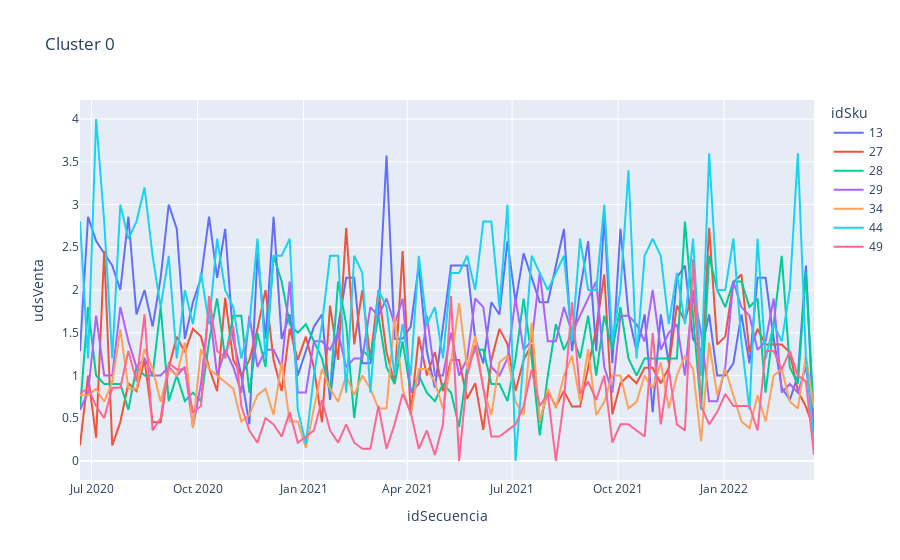
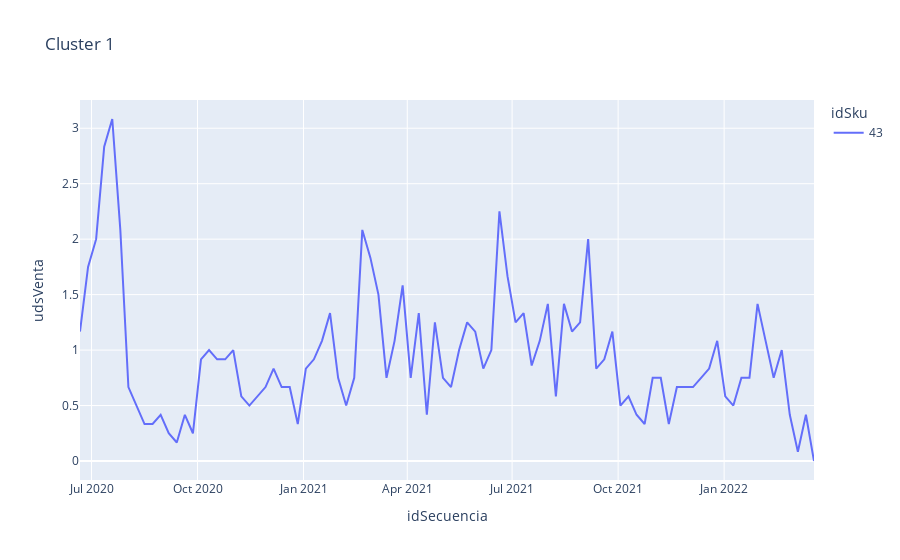
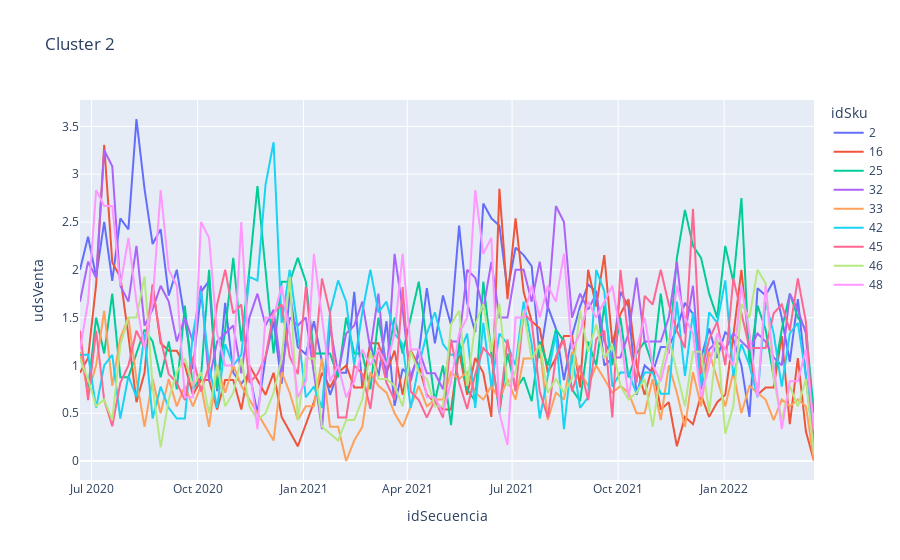
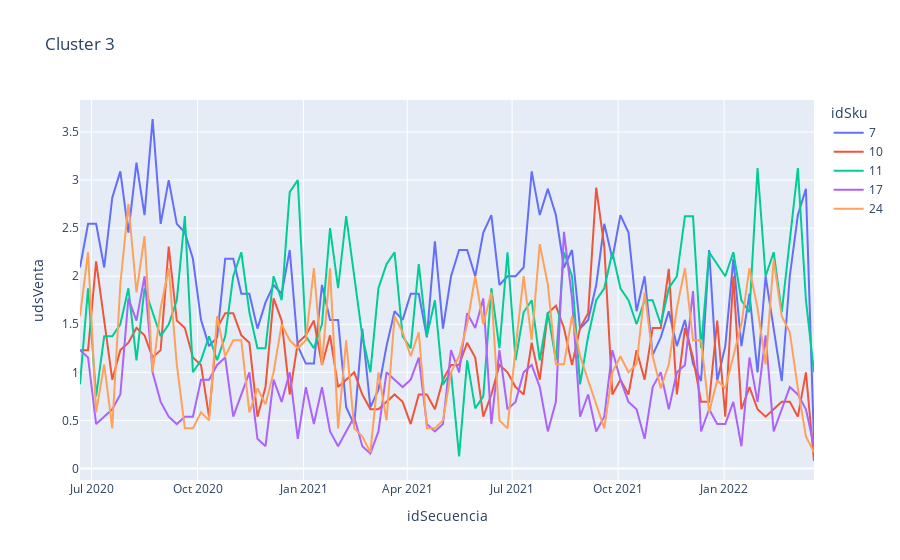

Source (notebook cell) for these figures, in order:
### Code cell
# plot de los clusters
for i in range(0, 13):
    df_cluster = df_clusters[df_clusters['cluster'] == i]
    df_cluster = df_cluster.pivot(index='idSecuencia', columns='idSku', values='udsVenta')
    df_cluster = df_cluster.fillna(0)
    df_cluster = df_cluster.reset_index()
    df_cluster = df_cluster.melt(id_vars=['idSecuencia'], var_name='idSku', value_name='udsVenta')
    fig = px.line(df_cluster, x='idSecuencia', y='udsVenta', color='idSku', title='Cluster ' + str(i))
    fig.show()
